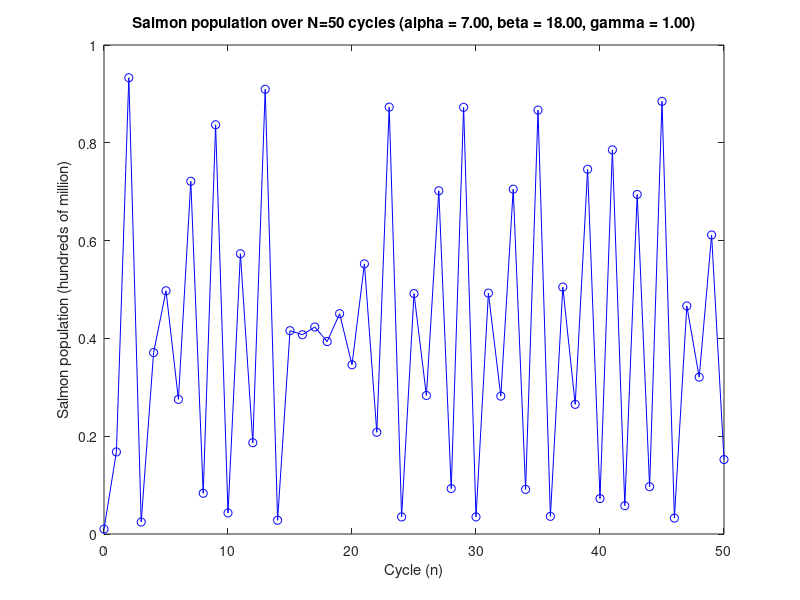

Reproduce this figure in MATLAB.
clear; clc; close all;

% 1 < alpha * (t_e - t_0) < 10

% Ranges to test
% B
% alpha * (t_e - t_0) = 1.5
% alpha * (t_e - t_0) = 3
% alpha * (t_e - t_0) = 5
% alpha * (t_e - t_0) = 7
% alpha * (t_e - t_0) = 9

% Proportionality constant
% - larvae decay due to cannabilism
% alpha = 1.5;
alpha = 7;
t_0 = 0.0
t_e = 1.0;


% 3 < beta * gamma < 20

% Ranges to test
% A
% beta * gamma = 4
% beta * gamma = 6
% beta * gamma = 8
% beta * gamma = 10
% beta * gamma = 12
% beta * gamma = 14
% beta * gamma = 16
% beta * gamma = 18

% Proportionality constant for y(n)
% - reproduction rate
beta = 18.0;

% Proportionality constant 
% - survival ratio of mature larvae
gamma = 1.0;

% Equilibrium calculation
x_star = log(gamma * beta) / alpha * (t_e - t_0)

% Simulation over N cycles

% Initial salmon population of 1 hundred million
x_0 = 0.01;

% N - number of cycles
N = 50;

% Result array - initially all 0
% Set result of cycle n at x(n)
x = zeros(N, 1);

% Init initial result for 1st cycle
x(1) = x_0;

for n=1: N
    x(n+1) = gamma * beta * x(n) * exp(-alpha * x(n) * (t_e - t_0));
end


% Plot all x_n for range 1:N
figure;
plot(0: N, x, 'bo-');
xlabel("Cycle (n)");
ylabel("Salmon population (hundreds of million)");
title(sprintf("Salmon population over N=%d cycles (alpha = %.2f, beta = %.2f, gamma = %.2f)", N, alpha, beta, gamma));
